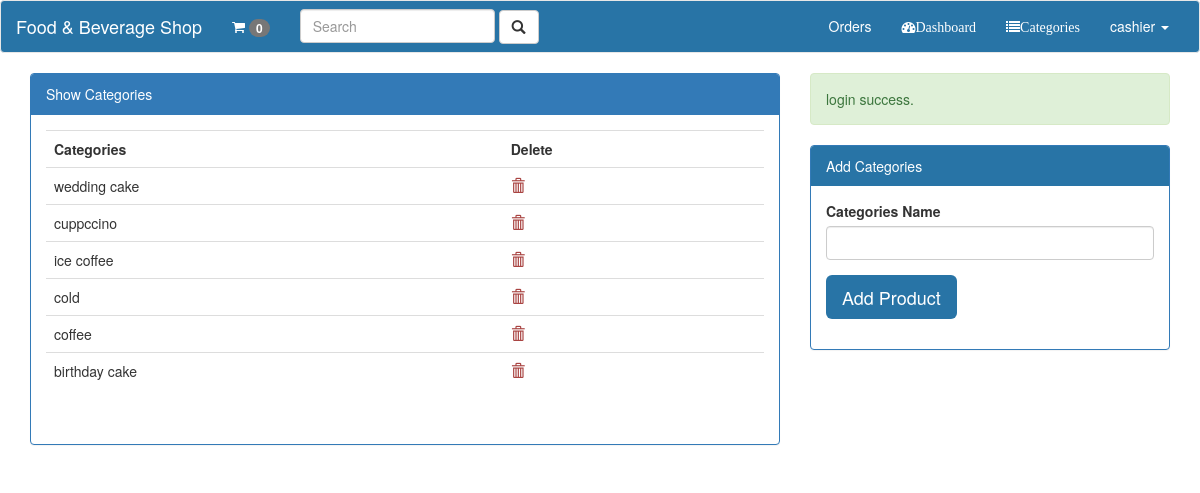
Screenshot of /admin/categories.php (signed in) with the database file from the repository.
### tables this page shows
CREATE TABLE `categories` (
  `id` int(11) NOT NULL,
  `category_name` varchar(255) NOT NULL
);

### config/product.php (called while the page is built, shortened)
<?php
class Product
{
    public function __construct()
    {
        try {
            $this->db = new PDO("mysql:host=localhost; dbname=pos", 'root', '');
        } catch (PDOException $e) {
            die("The Connection failed to database server.");
        }
    }
    public function showCategories(){
        $sql="select * from categories";
        return $this->db->query($sql);
    }
}

### admin/categories.php (the view, shortened to what this page needs)
<!doctype html>
<html lang="en">
<head>
    <link href="../bootstrap/css/bootstrap.css" rel="stylesheet">
    <link href="../font-awesome/css/font-awesome.css" rel="stylesheet">
</head>
<body>
<?php
include '../partial/header.php';?>
<div class="container">
    <div class="row">
        <div class="col-md-8">
        <div class="panel panel-primary">
            <div class="panel-heading">Show Categories</div>
            <div class="panel-body">
                <div class="table table-responsive">
                    <table class="table table-hover">
                        <tr>
                            <th>Categories</th>
                            <th>Delete</th>
                        </tr>
                        <?php
                        include '../config/product.php';
                        $pp=new Product();
                        $mycat=$pp->showCategories();
                        foreach ($mycat as $cat):
                        ?>
                            <tr>
                                <td><?php echo $cat['category_name']; ?></td>
                                <td><a href="delete_categories.php?name=<?php echo $cat['category_name']; ?>" class="text-danger"><span class="glyphicon glyphicon-trash"></span> </a> </td>
                            </tr>
                        <?php
                        endforeach;
                        ?>
                    </table>
                </div>
            </div>
        </div>
        </div>
        <div class="col-md-4">
                <?php
            if($_SESSION['info'])
            {
                ?>
                <div class="alert alert-success"><?php echo $_SESSION['info']; ?></div>
                <?php
            }
            ?>
            <div class="panel panel-primary">
                <div class="panel-heading" style="background: #2874A6;border: none;">Add Categories</div>
                <div class="panel-body">
                    <form action="post_categories.php" method="post">
                        <div class="form-group">
                            <label class="control-label" for="category_name">Categories Name</label>
                            <input type="text" id="category_name" name="category_name" class="form-control" required>
                        </div>
                        <div class="form-group">
                            <button type="submit" class="btn btn-primary btn-lg" style="background: #2874A6;border: none;">Add Product</button>
                        </div>
                    </form>
                </div>
            </div>
        </div>
    </div>
</div>
</body>
</html>

### rows the page displays
categories: category_name "wedding cake"
categories: category_name "cuppccino"
categories: category_name "ice coffee"
categories: category_name "cold"
categories: category_name "coffee"
categories: category_name "birthday cake"

### other values shown
$totalqty "0"
$_SESSION['name'] "cashier"
$_SESSION['info'] "login success."
